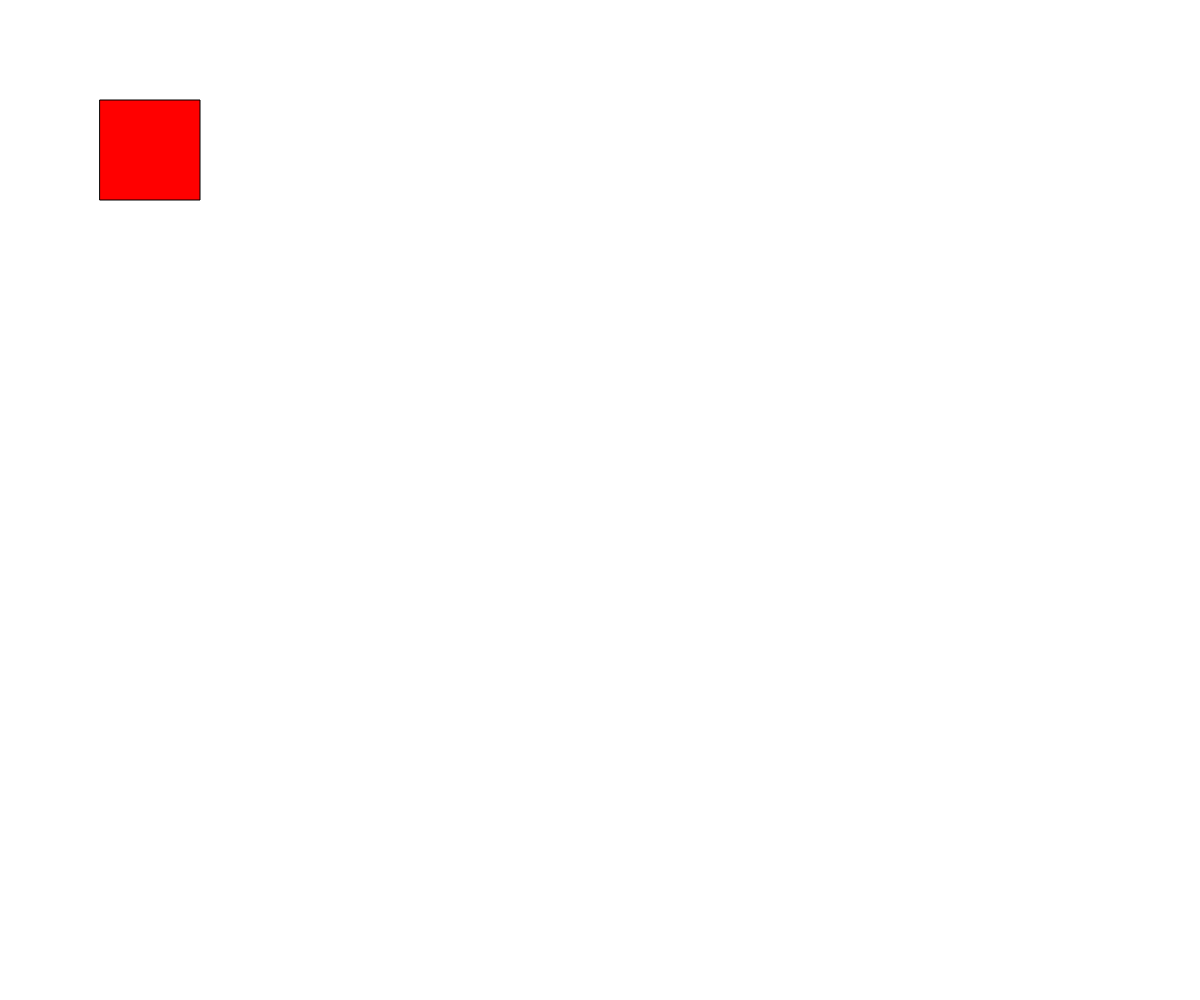
Frame 1 (no input)
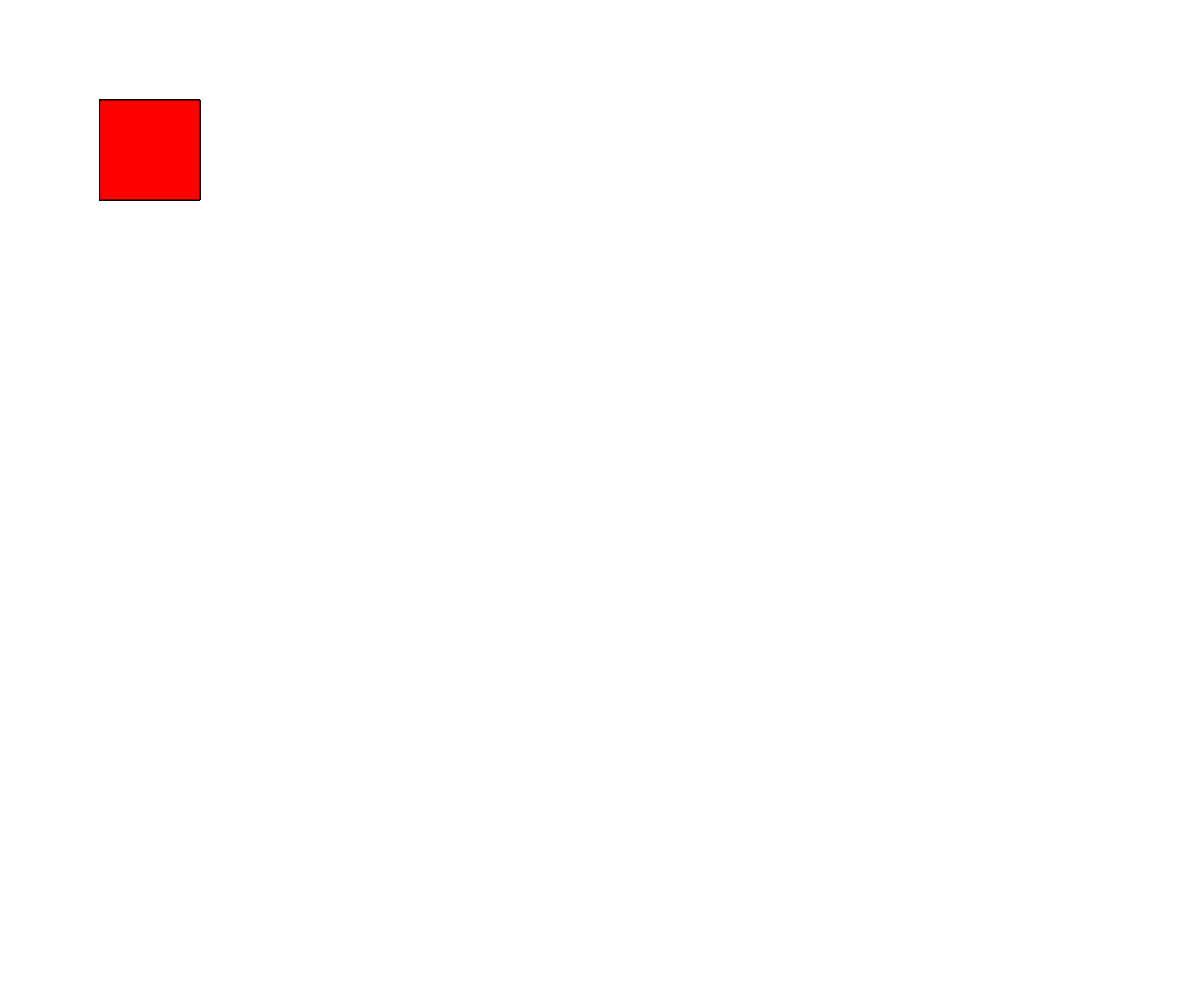
Frame 60 (no input)
Frame 120 (the mouse pressed at the canvas centre since frame 60): identical to frame 60, image omitted

The p5.js sketch that drew these frames (run headless with seeded random() and noise() and a simulated clock; from frame 60 on, the mouse is pressed at the canvas centre):

// p5.js sketch
// ── sketch.js
function setup() {
  createCanvas(window.innerWidth, window.innerHeight);
}

function draw() {
  fill(color("red"));
  rect(100, 100, 100, 100);
}
